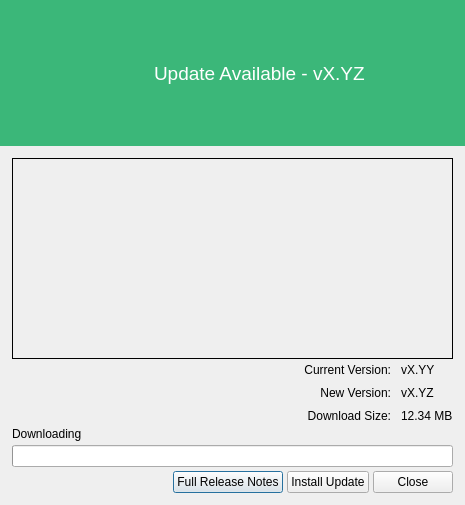
<?xml version="1.0" encoding="UTF-8"?>
<ui version="4.0">
 <class>UpdateDialog</class>
 <widget class="QDialog" name="UpdateDialog">
  <property name="windowModality">
   <enum>Qt::ApplicationModal</enum>
  </property>
  <property name="geometry">
   <rect>
    <x>0</x>
    <y>0</y>
    <width>465</width>
    <height>505</height>
   </rect>
  </property>
  <property name="sizePolicy">
   <sizepolicy hsizetype="Fixed" vsizetype="Fixed">
    <horstretch>0</horstretch>
    <verstretch>0</verstretch>
   </sizepolicy>
  </property>
  <property name="windowTitle">
   <string>Update Available</string>
  </property>
  <layout class="QVBoxLayout" name="verticalLayout_4">
   <property name="spacing">
    <number>0</number>
   </property>
   <property name="leftMargin">
    <number>0</number>
   </property>
   <property name="topMargin">
    <number>0</number>
   </property>
   <property name="rightMargin">
    <number>0</number>
   </property>
   <property name="bottomMargin">
    <number>0</number>
   </property>
   <item>
    <widget class="QFrame" name="frame">
     <property name="sizePolicy">
      <sizepolicy hsizetype="Preferred" vsizetype="Minimum">
       <horstretch>0</horstretch>
       <verstretch>0</verstretch>
      </sizepolicy>
     </property>
     <property name="palette">
      <palette>
       <active>
        <colorrole role="WindowText">
         <brush brushstyle="SolidPattern">
          <color alpha="255">
           <red>255</red>
           <green>255</green>
           <blue>255</blue>
          </color>
         </brush>
        </colorrole>
        <colorrole role="Base">
         <brush brushstyle="SolidPattern">
          <color alpha="255">
           <red>255</red>
           <green>255</green>
           <blue>255</blue>
          </color>
         </brush>
        </colorrole>
        <colorrole role="Window">
         <brush brushstyle="SolidPattern">
          <color alpha="255">
           <red>59</red>
           <green>183</green>
           <blue>121</blue>
          </color>
         </brush>
        </colorrole>
       </active>
       <inactive>
        <colorrole role="WindowText">
         <brush brushstyle="SolidPattern">
          <color alpha="255">
           <red>255</red>
           <green>255</green>
           <blue>255</blue>
          </color>
         </brush>
        </colorrole>
        <colorrole role="Base">
         <brush brushstyle="SolidPattern">
          <color alpha="255">
           <red>255</red>
           <green>255</green>
           <blue>255</blue>
          </color>
         </brush>
        </colorrole>
        <colorrole role="Window">
         <brush brushstyle="SolidPattern">
          <color alpha="255">
           <red>59</red>
           <green>183</green>
           <blue>121</blue>
          </color>
         </brush>
        </colorrole>
       </inactive>
       <disabled>
        <colorrole role="WindowText">
         <brush brushstyle="SolidPattern">
          <color alpha="255">
           <red>106</red>
           <green>104</green>
           <blue>100</blue>
          </color>
         </brush>
        </colorrole>
        <colorrole role="Base">
         <brush brushstyle="SolidPattern">
          <color alpha="255">
           <red>59</red>
           <green>183</green>
           <blue>121</blue>
          </color>
         </brush>
        </colorrole>
        <colorrole role="Window">
         <brush brushstyle="SolidPattern">
          <color alpha="255">
           <red>59</red>
           <green>183</green>
           <blue>121</blue>
          </color>
         </brush>
        </colorrole>
       </disabled>
      </palette>
     </property>
     <property name="autoFillBackground">
      <bool>true</bool>
     </property>
     <layout class="QHBoxLayout" name="horizontalLayout">
      <property name="leftMargin">
       <number>20</number>
      </property>
      <property name="rightMargin">
       <number>20</number>
      </property>
      <item>
       <widget class="RDLabel" name="rdocLogo">
        <property name="sizePolicy">
         <sizepolicy hsizetype="Fixed" vsizetype="Fixed">
          <horstretch>0</horstretch>
          <verstretch>0</verstretch>
         </sizepolicy>
        </property>
        <property name="minimumSize">
         <size>
          <width>128</width>
          <height>128</height>
         </size>
        </property>
        <property name="maximumSize">
         <size>
          <width>128</width>
          <height>128</height>
         </size>
        </property>
        <property name="text">
         <string/>
        </property>
        <property name="pixmap">
         <pixmap resource="../../Resources/resources.qrc">:/logo.svg</pixmap>
        </property>
        <property name="scaledContents">
         <bool>true</bool>
        </property>
       </widget>
      </item>
      <item>
       <widget class="QLabel" name="updateVer">
        <property name="sizePolicy">
         <sizepolicy hsizetype="Preferred" vsizetype="Minimum">
          <horstretch>0</horstretch>
          <verstretch>0</verstretch>
         </sizepolicy>
        </property>
        <property name="palette">
         <palette>
          <active/>
          <inactive/>
          <disabled/>
         </palette>
        </property>
        <property name="font">
         <font>
          <pointsize>14</pointsize>
         </font>
        </property>
        <property name="text">
         <string>Update Available - vX.YZ</string>
        </property>
       </widget>
      </item>
     </layout>
    </widget>
   </item>
   <item>
    <layout class="QVBoxLayout" name="verticalLayout_3">
     <property name="spacing">
      <number>4</number>
     </property>
     <property name="leftMargin">
      <number>12</number>
     </property>
     <property name="topMargin">
      <number>12</number>
     </property>
     <property name="rightMargin">
      <number>12</number>
     </property>
     <property name="bottomMargin">
      <number>12</number>
     </property>
     <item>
      <widget class="RDLabel" name="updateText">
       <property name="sizePolicy">
        <sizepolicy hsizetype="Expanding" vsizetype="Expanding">
         <horstretch>0</horstretch>
         <verstretch>0</verstretch>
        </sizepolicy>
       </property>
       <property name="minimumSize">
        <size>
         <width>0</width>
         <height>200</height>
        </size>
       </property>
       <property name="autoFillBackground">
        <bool>true</bool>
       </property>
       <property name="frameShape">
        <enum>QFrame::Box</enum>
       </property>
       <property name="textFormat">
        <enum>Qt::RichText</enum>
       </property>
       <property name="alignment">
        <set>Qt::AlignLeading|Qt::AlignLeft|Qt::AlignTop</set>
       </property>
       <property name="wordWrap">
        <bool>true</bool>
       </property>
       <property name="margin">
        <number>6</number>
       </property>
       <property name="openExternalLinks">
        <bool>true</bool>
       </property>
       <property name="textInteractionFlags">
        <set>Qt::TextBrowserInteraction</set>
       </property>
      </widget>
     </item>
     <item>
      <widget class="QFrame" name="metadataFrame">
       <layout class="QGridLayout" name="gridLayout_2">
        <property name="leftMargin">
         <number>0</number>
        </property>
        <property name="topMargin">
         <number>0</number>
        </property>
        <property name="rightMargin">
         <number>0</number>
        </property>
        <property name="bottomMargin">
         <number>0</number>
        </property>
        <property name="horizontalSpacing">
         <number>10</number>
        </property>
        <item row="0" column="1">
         <widget class="QLabel" name="curLabel">
          <property name="text">
           <string>Current Version:</string>
          </property>
          <property name="alignment">
           <set>Qt::AlignRight|Qt::AlignTrailing|Qt::AlignVCenter</set>
          </property>
         </widget>
        </item>
        <item row="0" column="2">
         <widget class="QLabel" name="currentVersion">
          <property name="text">
           <string>vX.YY</string>
          </property>
         </widget>
        </item>
        <item row="1" column="0">
         <spacer name="horizontalSpacer_2">
          <property name="orientation">
           <enum>Qt::Horizontal</enum>
          </property>
          <property name="sizeHint" stdset="0">
           <size>
            <width>40</width>
            <height>20</height>
           </size>
          </property>
         </spacer>
        </item>
        <item row="1" column="1">
         <widget class="QLabel" name="newLabel">
          <property name="text">
           <string>New Version:</string>
          </property>
          <property name="alignment">
           <set>Qt::AlignRight|Qt::AlignTrailing|Qt::AlignVCenter</set>
          </property>
         </widget>
        </item>
        <item row="1" column="2">
         <widget class="QLabel" name="newVersion">
          <property name="text">
           <string>vX.YZ</string>
          </property>
         </widget>
        </item>
        <item row="2" column="1">
         <widget class="QLabel" name="sizeLabel">
          <property name="text">
           <string>Download Size:</string>
          </property>
          <property name="alignment">
           <set>Qt::AlignRight|Qt::AlignTrailing|Qt::AlignVCenter</set>
          </property>
         </widget>
        </item>
        <item row="2" column="2">
         <widget class="QLabel" name="downloadSize">
          <property name="text">
           <string>12.34 MB</string>
          </property>
         </widget>
        </item>
       </layout>
      </widget>
     </item>
     <item>
      <widget class="QLabel" name="progressText">
       <property name="text">
        <string>Downloading</string>
       </property>
       <property name="wordWrap">
        <bool>true</bool>
       </property>
      </widget>
     </item>
     <item>
      <widget class="QProgressBar" name="progressBar"/>
     </item>
     <item>
      <layout class="QHBoxLayout" name="buttonLayout">
       <item>
        <spacer name="horizontalSpacer">
         <property name="orientation">
          <enum>Qt::Horizontal</enum>
         </property>
         <property name="sizeHint" stdset="0">
          <size>
           <width>40</width>
           <height>20</height>
          </size>
         </property>
        </spacer>
       </item>
       <item>
        <widget class="QPushButton" name="releaseNotes">
         <property name="text">
          <string>Full Release Notes</string>
         </property>
        </widget>
       </item>
       <item>
        <widget class="QPushButton" name="update">
         <property name="text">
          <string>Install Update</string>
         </property>
        </widget>
       </item>
       <item>
        <widget class="QPushButton" name="close">
         <property name="text">
          <string>Close</string>
         </property>
        </widget>
       </item>
      </layout>
     </item>
    </layout>
   </item>
  </layout>
 </widget>
 <customwidgets>
  <customwidget>
   <class>RDLabel</class>
   <extends>QLabel</extends>
   <header>Widgets/Extended/RDLabel.h</header>
  </customwidget>
 </customwidgets>
 <resources>
  <include location="../../Resources/resources.qrc"/>
 </resources>
 <connections/>
</ui>
